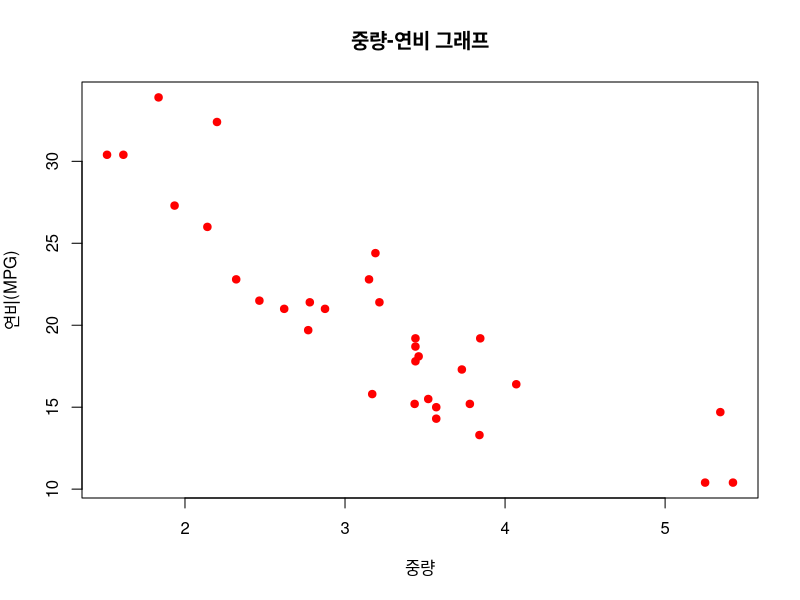
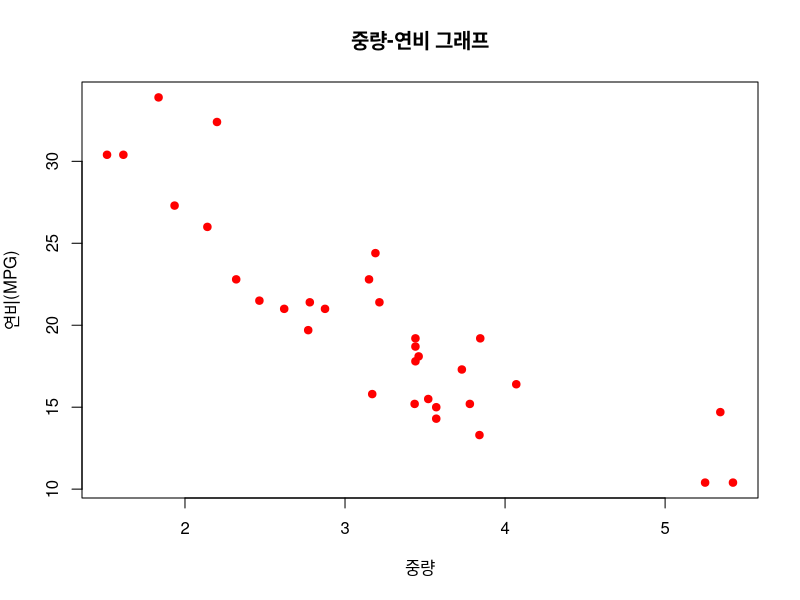
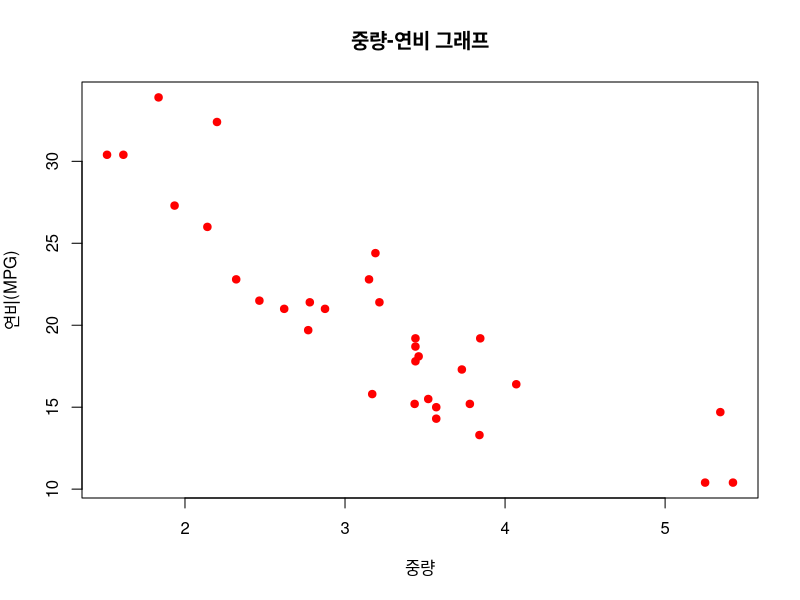
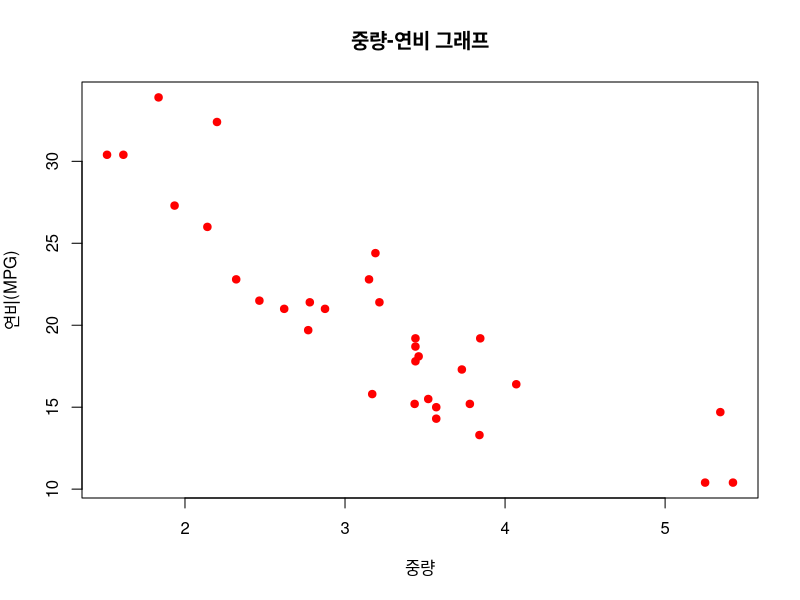
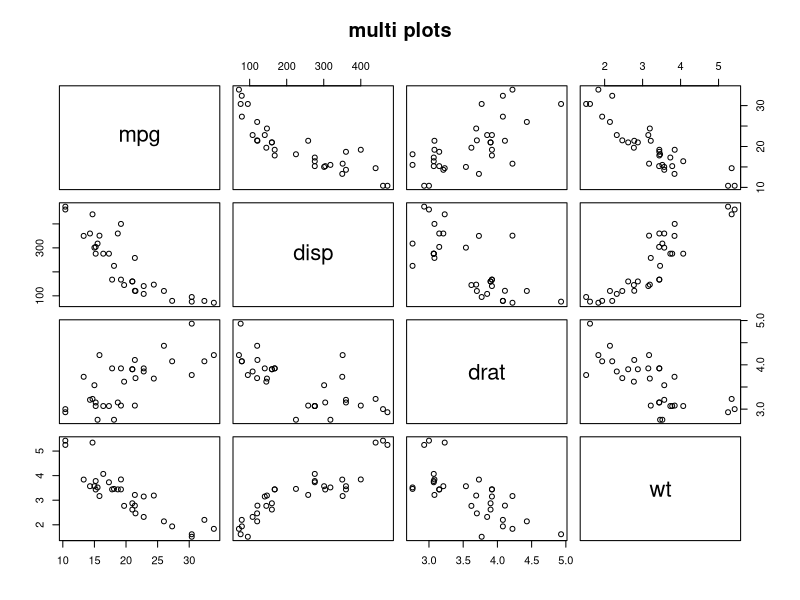
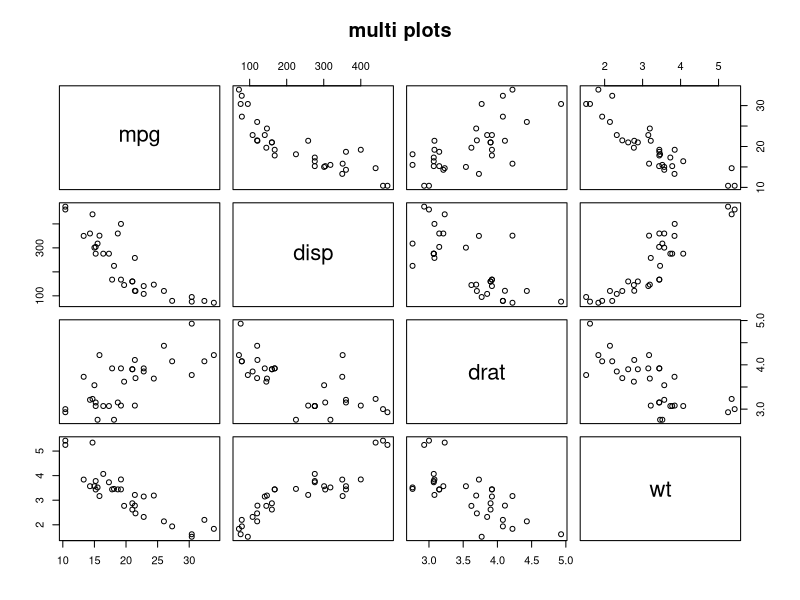
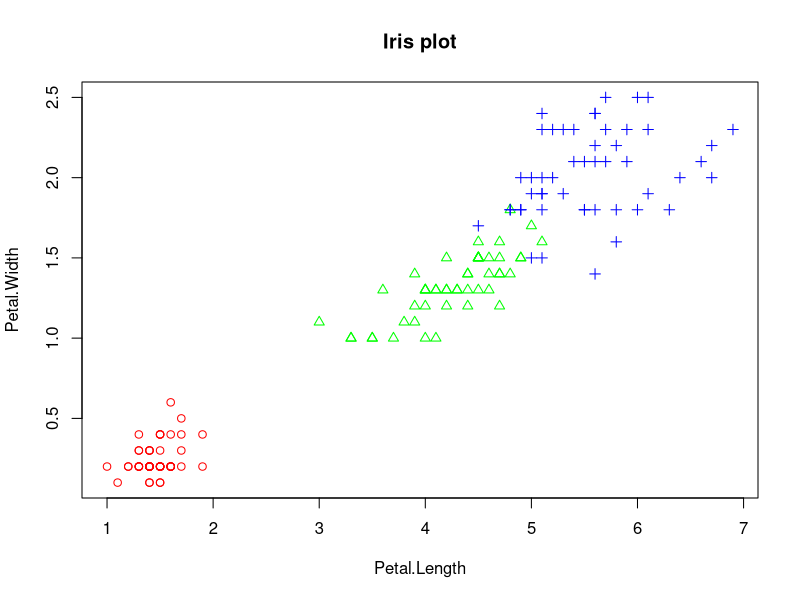
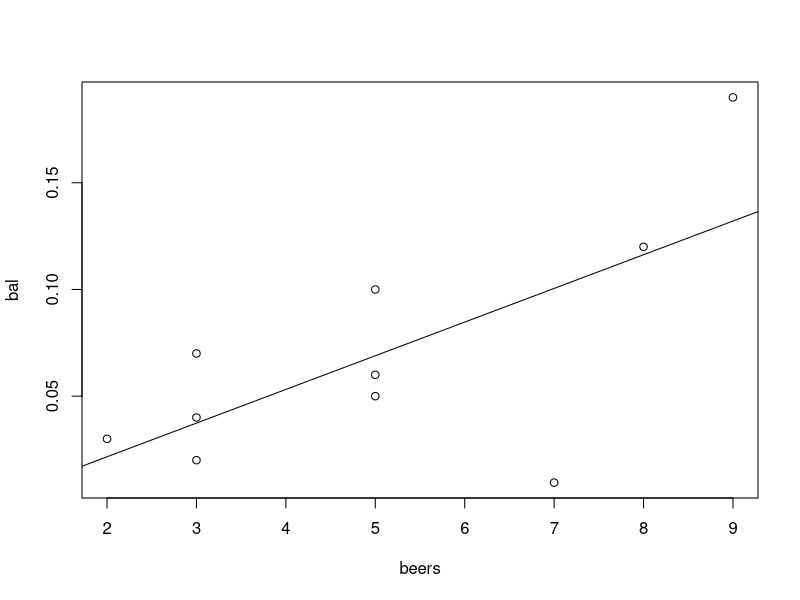

Write R code to recreate these figures, in order.
# 
# 6일차
#
# 0. Open
# 1. Review
# 2. Topic
#   2.1 다중변수 자료 탐색
#   2.2 상관분석
#   2.3 자료 탐색 실습( EDA )
# 3. Q & A
# 4. Next
# 5. Close
#
# 1. Review
#


#
# 2.1 다중변수 자료 탐색
#
# - 다중변수( 다변량 ) 자료는 변수가 2개 이상인 자료
# - 다중변수 자료는 2차원 형태, matrix나 data frame에 저장하여 분석
# - 다중변수 자료에서 변수는 열( column ), 
#   개별 관측값들이 행( row )로 구성
#
# 산점도( scatter plot ) 2개의 변수로 구성된 자료의 분포를 알아보는 그래프
#                        관측값들의 분포를 2개의 변수 사이의 관계를 파악할 수
#                        있는 기법
#
# - 산점도는 두 변수의 데이터 분포를 나타내는 것이기 때문에 두 개의 변수에 대한
#   자료가 필요
# - 산점도는 관측값들의 분포를 보면서 두 변수 사이의 관련성을 확인하는데 사용
#
str( mtcars )


# 두 변수( 이변량 )에 대한 산점도
wt <- mtcars$wt
wt
mpg <- mtcars$mpg
mpg

plot( wt, mpg,
      main = "중량-연비 그래프",
      xlab = "중량",
      ylab = "연비(MPG)",
      col = "red",
      pch = 19 )

plot( mtcars$wt, mtcars$mpg,
      main = "중량-연비 그래프",
      xlab = "중량",
      ylab = "연비(MPG)",
      col = "red",
      pch = 19 )

plot( mtcars[ , c( "wt", "mpg" ) ],
      main = "중량-연비 그래프",
      xlab = "중량",
      ylab = "연비(MPG)",
      col = "red",
      pch = 19 )

plot( mpg~wt, data = mtcars,
      main = "중량-연비 그래프",
      xlab = "중량",
      ylab = "연비(MPG)",
      col = "red",
      pch = 19 )

#
# - pairs()는 여러 개의 변수에 대해 짝지어진 산점도 작성
# - 다중 산점도는 대각선을 기준으로 오른쪽 위의 산점도들과 왼쪽 아래의 
#   산점도들이 대칭을 이룬다.
#   ( 동일한 산점도인데 x축과 y축이 바뀌어 있다 )
# - 다중 산점도는 여러 변수들 간의 추세를 한눈에 파악할 수 있다.
#
# 2개 이상의 변수( 다변량 )에 대한 산점도
vars <- c( "mpg", "disp", "drat", "wt" )
target <- mtcars[ , vars ]
head( target )

pairs( target, main = "multi plots" )

plot( target, main = "multi plots" )





#
# - 두 개의 변수에 대한 산점도를 작성할 때 그룹 정보를 
#   알고 있다면 작성시 각 그룹별 관측값들에 대해 서로 
#   다른 색과 점의 모양으로 표시할 수 있다.
#   두 변수 간의 관계뿐만 아니라 그룹 간의 관계도 
#   파악할 수 있다.
#
iris.2 <- iris[ , 3:4 ]
point <- as.numeric( iris$Species )
point

color <- c( "red", "green", "blue" )

plot( iris.2, main = "Iris plot",
      pch = c( point ),
      col = color[ point ] )






#
# 2.2 상관분석
#
# - 두 변수간의 관계를 분석시 추세의 모양이 선의 형태를
#   갖는 것을 선형적 관계라 표현한다.
#
# - 선형적 관계는 강한 선형적 관계가 있고 
#   약한 선형적 관계가 있다.
#
# - 상관분석( correlation analysis )
#   : 얼마나 선형성을 보이는지 수칙상으로 나타내는 방법
#
# - 상관계수( correlation coefficient )는 
#         선형성의 정도를 나타내는 척도
# - 상관계수 r의 성질
#   -1 <= r <= 1
#   r > 0 : 양의 상관계수( x가 증가하면 y도 증가 )
#   r < 0 : 음의 상관계수( x가 증가하면 y는 감소 )
#   r이 1이나 -1에 가까울수록 x, y의 상관성이 높다.
#
# - 상관계수값이 1이나 -1에 가까울수록 관측값들의 
#   분포가 직선에 가까워진다
#
beers <- c( 5, 2, 9, 8, 3, 7, 3, 5, 3, 5 )
bal <- c( 0.1, 0.03, 0.19, 0.12, 0.04, 0.0095, 0.07,
          0.06, 0.02, 0.05 )
tbl <- data.frame( beers, bal )
tbl

plot( bal~beers, data = tbl )
res <- lm( bal~beers, data = tbl )  # 회귀식 도출
abline( res )                       # 회귀선 그리기
cor( beers, bal )                   # 상관 계수 계산





par( mfrow = c( 1, 2 ) )
plot( wt~mpg, data = mtcars,
      main = "중량-연비 그래프",
      xlab = "중량",
      ylab = "연비(MPG)",
      col = "red",
      pch = 19 )
res <-  lm( wt~mpg, data = mtcars )
abline( res )
plot( drat~wt, data = mtcars,
      main = "리어액슬기어비-중량 그래프",
      xlab = "리어액슬기어비",
      ylab = "중량",
      col = "red",
      pch = 19 )
res <-  lm( drat~wt, data = mtcars )
abline( res )
par( mfrow = c( 1, 1 ) )

cor( mtcars$wt, mtcars$mpg )
cor( mtcars$drat, mtcars$wt )

cor( iris[ , 1:4 ] )




#
# 시계열 자료( times series data ) : 시간의 변화에 따라 자료를 수집한 경우
#
# 선그래프 : 다중변수 자료의 변수 중 하나가 연월이과 같이 시간을 나타내는 값을
#            갖는 경우 x축을 시간축으로 하여 시간의 변화에 따른 자료의 증감
#            추이를 확인할 때 사용
#
month <- 1:12
late <- c( 5, 8, 7, 9, 4, 6, 12, 13, 8, 6, 6, 4 )
plot( month,                   # x data
      late,                    # y data
      main = "지각생 통계",    # 제목
      type = "o",              # 그래프 종류, l, b, s, o
      lty = 1,                 # 선의 종류
      lwd = 1,                 # 선의 굵기
      xlab = "Month",          # x축 레이블
      ylab = "Late cnt" )      # y축 레이블 



month <- 1:12
late1 <- c( 5, 8, 7, 9, 4, 6, 12, 13, 8, 6, 6, 4 )
late2 <- c( 4, 6, 5, 8, 7, 8, 10, 11, 6, 5, 7, 3 )
plot( month,                   # x data
      late1,                    # y data
      main = "지각생 통계",    # 제목
      type = "b",              # 그래프 종류, l, b, s, o
      lty = 1,                 # 선의 종류
      lwd = 1,                 # 선의 굵기
      col = "red",
      ylim = c( 1, 15 ),
      xlab = "Month",          # x축 레이블
      ylab = "Late cnt" )      # y축 레이블 
lines( month, late2, type = "b", col = "blue" )






#
# 2.3 자료 탐색 실습( EDA )
#

#
# 1. 분석 대상 데이터셋 준비
# 

# Boston Housing 데이터셋 활용
install.packages( "mlbench" )

library( mlbench )
data( "BostonHousing" )
myds <- BostonHousing[, c( "crim", "rm", "dis", 
                           "tax", "medv" ) ]
myds
class( myds )
dim( myds )
str( myds )
head( myds )

#
# 2. 필요한 변수 추가 - 선택적으로 수행
#
# crim : 지역 1인당 범죄율, rm : 주택 1가구당 방의 개수
# dis : 보스턴 5개 직업 센터까지 거리
# tax : 재산세율, medv : 주택가격
grp <- c()
for ( i in 1:nrow( myds ) ) {
   if ( myds$medv[ i ] >= 25.0 ) {
      grp[ i ] <- "H"
   } else if ( myds$medv[ i ] <= 17.0 ) {
      grp[ i ] <- "L"
   } else {
      grp[ i ] <- "M"
   }
}
grp <- factor( grp )
grp <- factor( grp, levels = c( "H", "M", "L" ) )

myds <- data.frame( myds, grp )

#
# 3. 데이터셋 형태와 기본적인 내용 파악
#
str( myds )
head( myds )
table( grp )

#
# 4. 히스토그램을 이용한 관측값 분포 확인
#
par( mfrow = c( 2, 3 ) ) 
for ( i in 1:5 ) {
   hist( myds[ , i ], main = colnames( myds )[ i ],
         col = "yellow" )
}
par( mfrow = c( 1, 1 ) )

#
# 5. 상자 그래프에 의한 관측값 분포 확인
#
par( mfrow = c( 2, 3 ) )
for ( i in 1:5 ) {
   boxplot( myds[ , i ], main = colnames( myds )[ i ] )
}
par( mfrow = c( 1, 1 ) )

#
# 6. 그룹별 관측값 분포 확인
#
boxplot( myds$crim~myds$grp, main = "1인당 범죄율" )
boxplot( myds$rm~myds$grp, main = "방의 개수" )

#
# 7. 다중 산점도를 이용한 변수간 상과 관계 확인
#
pairs( myds[ , -6 ] )

#
# 8. 그룹 정보를 포함한 변수 간 상관 관계 확인
#
point <- as.integer( myds$grp )
color <- c( "red", "green", "blue" )
pairs( myds[ , -6 ], pch = point, 
       col = color[ point ] )

#
# 9. 변수간 상관 계수 확인
#
cor( myds[ , -6 ] )

